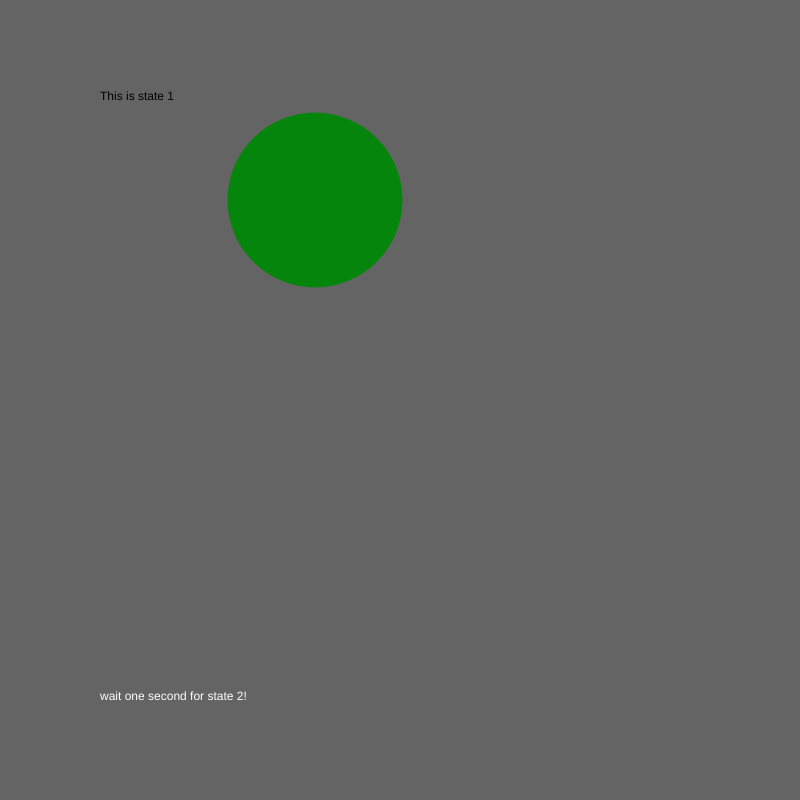
Frame 1 (no input)
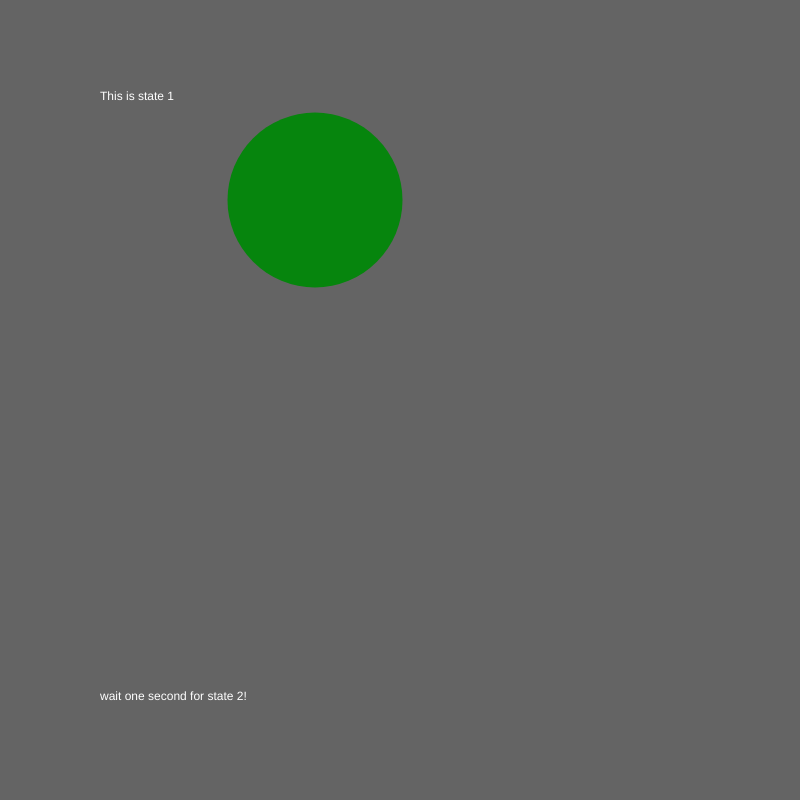
Frame 60 (no input)
Frame 120 (the mouse pressed at the canvas centre since frame 60): identical to frame 60, image omitted

The p5.js sketch that drew these frames (run headless with seeded random() and noise() and a simulated clock; from frame 60 on, the mouse is pressed at the canvas centre):

// p5.js sketch
// ── sketch.js
var myState = 0 ;
var timer = 0 ;
var x = 0 ;

function setup() {
  // put setup code here
    createCanvas(800,800) ;
}

function draw() {

  switch(myState) {

case 0 :
background(100) ;
text('This is state 1', 100, 100,) ;
noStroke();
fill('#06850D');
  ellipse(315, 200, 175, 175)
  fill('white');

  text('wait one second for state 2! ', 100, 700)
timer++ ;
if (timer > 200){
    myState = 1;
    time = 0 ;
}

break ;

case 1:
background('red') ;
text('This is state 2', 100, 100,) ;
noStroke();
fill('purple');
  ellipse(215, 250, 100, 100)
  fill('white');
  text('click for state 3! ', 100, 700)
break ;

case 2:
background('blue') ;
text('This is state 3', 100, 100,) ;
noStroke();
fill('black');
  ellipse(115, 300, 50, 50)
fill('white');
text('Hover over the circle for state 4.', 175, 700)
break ;

case 3:
background('yellow') ;
fill('black');
text('This is state 4', 100, 100,) ;
noStroke();
fill('black');
  ellipse(400, 500, 25, 25)
fill('black');
text('Hover over the circle for state 4.', 175, 700)
break ;

case 4:
background('green') ;
fill('black');
text('This is state 4', 100, 100,) ;
noStroke();
ellipse (x, 100, 100, 100) ;
x = (x + 5) % width
fill('black');
text('Hover over the circle for state 4.', 175, 700)
break ;

  }


}



function mouseReleased() {
  myState++ ;

  if (myState > 4) {
    myState = 0 ;
  }

}
